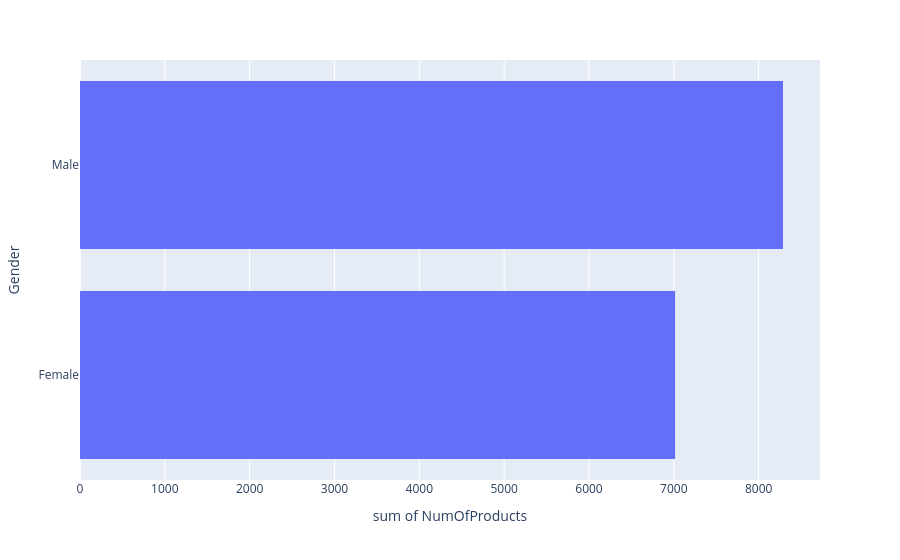

Notebook source saved alongside this figure:
### Code cell
px.histogram(df,x='NumOfProducts',y='Gender').show()

### Figure 1 — Plotly figure (JSON) as saved in the notebook; plotly's stock layout.template omitted (floating-point values rounded to 4 significant figures; data arrays with more than 128 entries replaced by an {"elided": "..."} marker saying what was removed)
{"data": [{"bingroup": "y", "histfunc": "sum", "hovertemplate": "sum of NumOfProducts=%{x}<br>Gender=%{y}<extra></extra>", "legendgroup": "", "marker": {"color": "#636efa", "pattern": {"shape": ""}}, "name": "", "orientation": "h", "showlegend": false, "type": "histogram", "x": {"elided": "10000 int values"}, "xaxis": "x", "y": {"elided": "10000 str values"}, "yaxis": "y"}], "layout": {"barmode": "relative", "legend": {"tracegroupgap": 0}, "margin": {"t": 60}, "xaxis": {"anchor": "y", "domain": [0, 1], "title": {"text": "sum of NumOfProducts"}}, "yaxis": {"anchor": "x", "domain": [0, 1], "title": {"text": "Gender"}}}}
